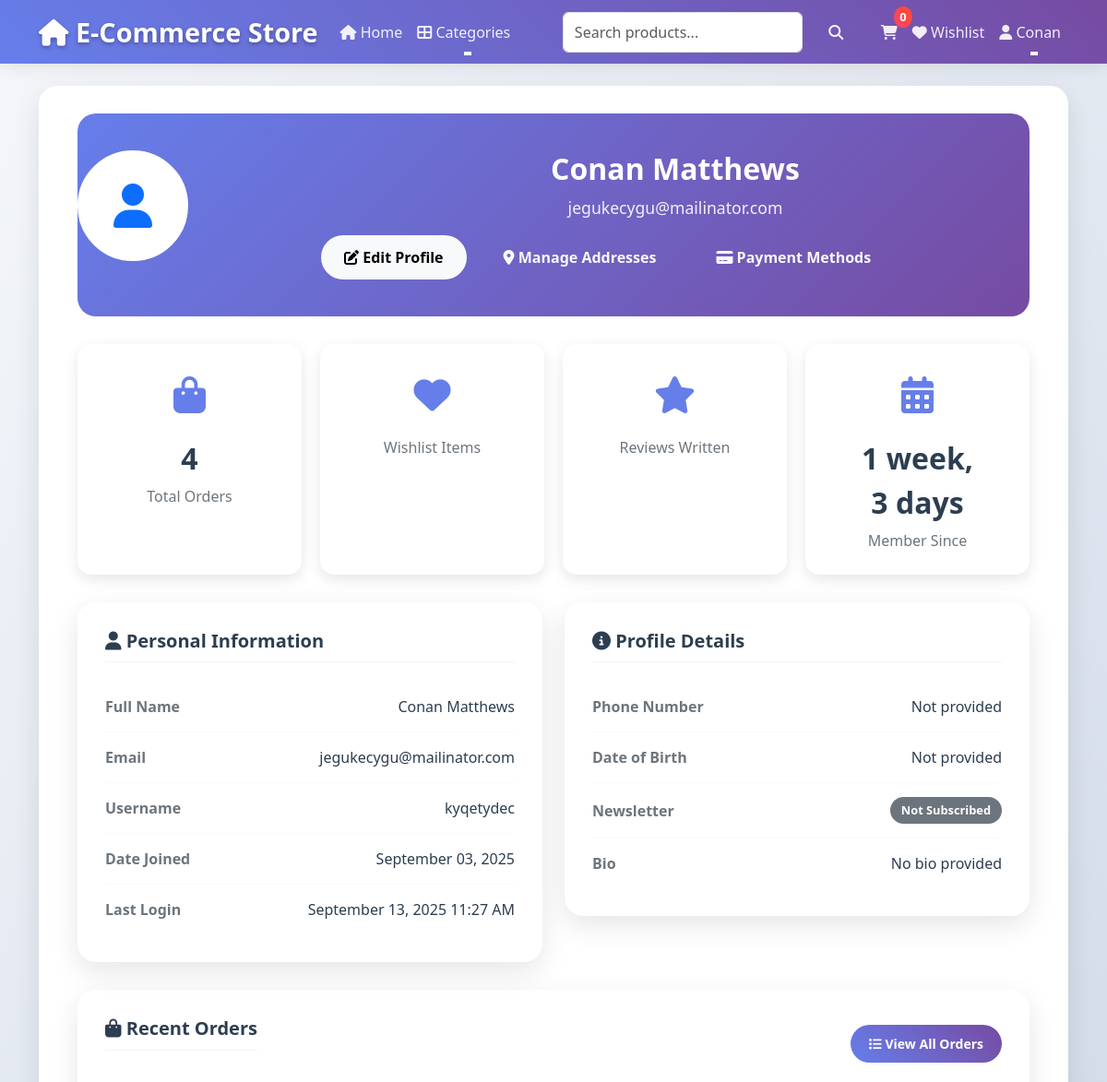
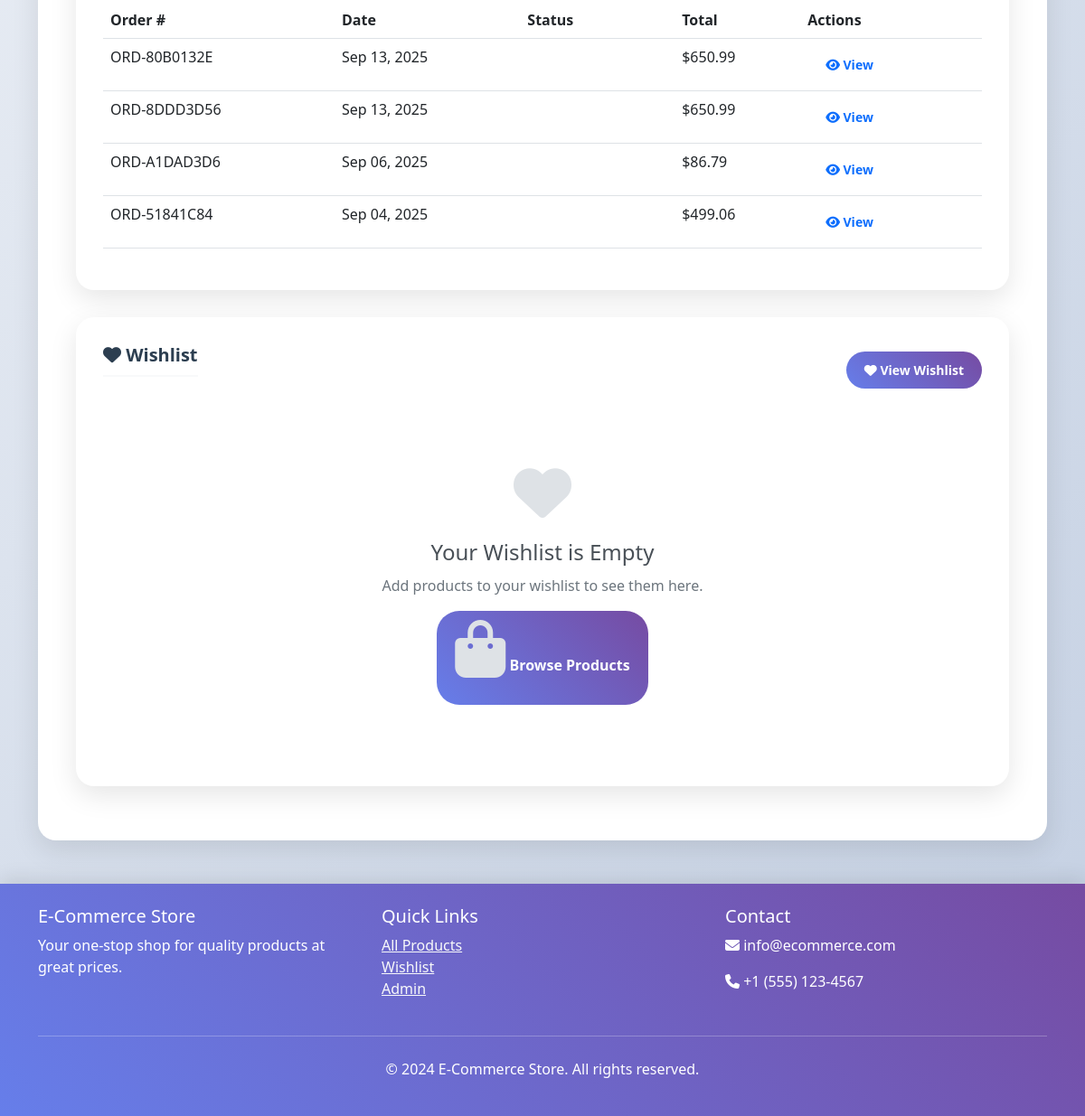
Page /profile/ (signed in) on the committed database (2 pictures, top to bottom).
### store/models.py (models this page shows, shortened)
class Order(models.Model):
    ORDER_STATUS_CHOICES = [
        ("pending", "Pending"),
        ("processing", "Processing"),
        ("shipped", "Shipped"),
        ("delivered", "Delivered"),
        ("cancelled", "Cancelled"),
        ("refunded", "Refunded"),
    ]
    PAYMENT_STATUS_CHOICES = [
        ("pending", "Pending"),
        ("paid", "Paid"),
        ("failed", "Failed"),
        ("refunded", "Refunded"),
    ]
    user = models.ForeignKey(User, on_delete=models.CASCADE, related_name="orders")
    order_number = models.CharField(max_length=20, unique=True)
    status = models.CharField(
        max_length=20, choices=ORDER_STATUS_CHOICES, default="pending"
    )
    payment_status = models.CharField(
        max_length=20, choices=PAYMENT_STATUS_CHOICES, default="pending"
    )
    subtotal = models.DecimalField(max_digits=10, decimal_places=2)
    tax_amount = models.DecimalField(max_digits=10, decimal_places=2, default=0)
    shipping_amount = models.DecimalField(max_digits=10, decimal_places=2, default=0)
    discount_amount = models.DecimalField(max_digits=10, decimal_places=2, default=0)
    total_amount = models.DecimalField(max_digits=10, decimal_places=2)
    shipping_address = models.ForeignKey(
        Address, on_delete=models.PROTECT, related_name="shipping_orders"
    )
    billing_address = models.ForeignKey(
        Address, on_delete=models.PROTECT, related_name="billing_orders"
    )
    payment_method = models.ForeignKey(
        PaymentMethod, on_delete=models.PROTECT, null=True, blank=True
    )
    payment_reference = models.CharField(max_length=100, blank=True)
    tracking_number = models.CharField(max_length=100, blank=True)
    estimated_delivery = models.DateField(null=True, blank=True)
    notes = models.TextField(blank=True)
    created_at = models.DateTimeField(auto_now_add=True)
    updated_at = models.DateTimeField(auto_now=True)
    class Meta:
        verbose_name = "Order"
        verbose_name_plural = "Orders"
        ordering = ["-created_at"]

### store/auth_views.py (the view)
# urls.py: path("profile/", auth_views.ProfileDetailView.as_view(), name="profile"),
class ProfileDetailView(LoginRequiredMixin, DetailView):
    model = UserProfile
    template_name = "store/auth/profile_detail.html"
    context_object_name = "profile"
    login_url = reverse_lazy("store:login")
    def get_object(self):
        profile, created = UserProfile.objects.get_or_create(user=self.request.user)
        return profile
    def get_context_data(self, **kwargs):
        context = super().get_context_data(**kwargs)
        context["addresses"] = self.request.user.addresses.all()
        context["payment_methods"] = self.request.user.payment_methods.filter(
            is_active=True
        )
        context["recent_orders"] = self.request.user.orders.all()[:5]
        return context

### templates/store/auth/profile_detail.html (shortened to what this page needs)
{% extends 'base.html' %}
{% load static %}
{% block content %}
<div class="container">
    <div class="profile-header">
        <div class="row align-items-center">
            <div class="col-md-3 text-center">
                {% if user.userprofile.profile_picture %}
                    <img src="{{ user.userprofile.profile_picture.url }}" alt="Profile Picture" class="profile-avatar">
                {% else %}
                    <div class="profile-avatar bg-white d-flex align-items-center justify-content-center">
                        <i class="fas fa-user fa-3x text-primary"></i>
                    </div>
                {% endif %}
            </div>
            <div class="col-md-9">
                <h1 class="profile-name">{{ user.get_full_name|default:user.username }}</h1>
                <p class="profile-email">{{ user.email }}</p>
                <div class="action-buttons mt-3">
                    <a href="{% url 'store:profile_update' %}" class="btn btn-light btn-action">
                        <i class="fas fa-edit"></i> Edit Profile
                    </a>
                    <a href="{% url 'store:address_list' %}" class="btn btn-outline-light btn-action">
                        <i class="fas fa-map-marker-alt"></i> Manage Addresses
                    </a>
                    <a href="{% url 'store:payment_method_list' %}" class="btn btn-outline-light btn-action">
                        <i class="fas fa-credit-card"></i> Payment Methods
                    </a>
                </div>
            </div>
        </div>
    </div>
    <div class="stats-grid">
        <div class="stat-item">
            <div class="stat-icon">
                <i class="fas fa-shopping-bag"></i>
            </div>
            <div class="stat-number">{{ user.orders.count }}</div>
            <div class="stat-label">Total Orders</div>
        </div>
        <div class="stat-item">
            <div class="stat-icon">
                <i class="fas fa-heart"></i>
            </div>
            <div class="stat-label">Wishlist Items</div>
        </div>
        <div class="stat-item">
            <div class="stat-icon">
                <i class="fas fa-star"></i>
            </div>
            <div class="stat-label">Reviews Written</div>
        </div>
        <div class="stat-item">
            <div class="stat-icon">
                <i class="fas fa-calendar-alt"></i>
            </div>
            <div class="stat-number">{{ user.date_joined|timesince }}</div>
            <div class="stat-label">Member Since</div>
        </div>
    </div>
    <div class="row">
        <div class="col-md-6">
            <div class="profile-card">
                <h5><i class="fas fa-user"></i> Personal Information</h5>
                <div class="info-item">
                    <span class="info-label">Full Name</span>
                    <span class="info-value">{{ user.get_full_name|default:"Not provided" }}</span>
                </div>
                <div class="info-item">
                    <span class="info-label">Email</span>
                    <span class="info-value">{{ user.email }}</span>
                </div>
                <div class="info-item">
                    <span class="info-label">Username</span>
                    <span class="info-value">{{ user.username }}</span>
                </div>
                <div class="info-item">
                    <span class="info-label">Date Joined</span>
                    <span class="info-value">{{ user.date_joined|date:"F d, Y" }}</span>
                </div>
                <div class="info-item">
                    <span class="info-label">Last Login</span>
                    <span class="info-value">{{ user.last_login|date:"F d, Y g:i A"|default:"Never" }}</span>
                </div>
            </div>
        </div>
        <div class="col-md-6">
            <div class="profile-card">
                <h5><i class="fas fa-info-circle"></i> Profile Details</h5>
                <div class="info-item">
                    <span class="info-label">Phone Number</span>
                    <span class="info-value">{{ user.userprofile.phone_number|default:"Not provided" }}</span>
                </div>
                <div class="info-item">
                    <span class="info-label">Date of Birth</span>
                    <span class="info-value">{{ user.userprofile.date_of_birth|date:"F d, Y"|default:"Not provided" }}</span>
                </div>
                <div class="info-item">
                    <span class="info-label">Newsletter</span>
                    <span class="info-value">
                        {% if user.userprofile.newsletter_subscription %}
                            <span class="badge bg-success">Subscribed</span>
                        {% else %}
                            <span class="badge bg-secondary">Not Subscribed</span>
                        {% endif %}
                    </span>
                </div>
                <div class="info-item">
                    <span class="info-label">Bio</span>
                    <span class="info-value">{{ user.userprofile.bio|default:"No bio provided" }}</span>
                </div>
            </div>
        </div>
    </div>
    <div class="profile-card">
        <div class="d-flex justify-content-between align-items-center mb-3">
            <h5><i class="fas fa-shopping-bag"></i> Recent Orders</h5>
            <a href="{% url 'store:order_list' %}" class="btn btn-primary btn-sm">
                <i class="fas fa-list"></i> View All Orders
            </a>
        </div>
        {% if user.orders.all %}
            <div class="table-responsive">
                <table class="table table-hover">
                    <thead>
                        <tr>
                            <th>Order #</th>
                            <th>Date</th>
                            <th>Status</th>
                            <th>Total</th>
                            <th>Actions</th>
                        </tr>
                    </thead>
                    <tbody>
                        {% for order in user.orders.all|slice:":5" %}
                        <tr>
                            <td>{{ order.order_number }}</td>
                            <td>{{ order.created_at|date:"M d, Y" }}</td>
                            <td>
                                <span class="badge bg-{{ order.status|lower }}">
                                </span>
                            </td>
                            <td>${{ order.total_amount }}</td>
                            <td>
                                <a href="{% url 'store:order_detail' order.pk %}" class="btn btn-sm btn-outline-primary">
                                    <i class="fas fa-eye"></i> View
                                </a>
                            </td>
                        </tr>
                        {% endfor %}
                    </tbody>
                </table>
            </div>
        {% endif %}
    </div>
    <div class="profile-card">
        <div class="d-flex justify-content-between align-items-center mb-3">
            <h5><i class="fas fa-heart"></i> Wishlist</h5>
            <a href="{% url 'store:wishlist' %}" class="btn btn-primary btn-sm">
                <i class="fas fa-heart"></i> View Wishlist
            </a>
        </div>
        {% if user.wishlist.all %}
            <div class="row">
                {% for item in user.wishlist.all|slice:":4" %}
                <div class="col-md-3 mb-3">
                    <div class="card h-100">
                        {% if item.product.main_image %}
                            <img src="{{ item.product.main_image.url }}" class="card-img-top" alt="{{ item.product.name }}" style="height: 150px; object-fit: cover;">
                        {% else %}
                            <img src="{% static 'images/no-image.svg' %}" class="card-img-top" alt="{{ item.product.name }}" style="height: 150px; object-fit: cover;">
                        {% endif %}
                        <div class="card-body">
                            <h6 class="card-title">{{ item.product.name|truncatechars:30 }}</h6>
                            <p class="card-text text-success fw-bold">${{ item.product.price }}</p>
                            <a href="{{ item.product.get_absolute_url }}" class="btn btn-sm btn-primary">
                                <i class="fas fa-eye"></i> View
                            </a>
                        </div>
                    </div>
                </div>
                {% endfor %}
            </div>
        {% else %}
            <div class="empty-state">
                <i class="fas fa-heart"></i>
                <h4>Your Wishlist is Empty</h4>
                <p>Add products to your wishlist to see them here.</p>
                <a href="{% url 'store:product_list' %}" class="btn btn-primary">
                    <i class="fas fa-shopping-bag"></i> Browse Products
                </a>
            </div>
        {% endif %}
    </div>
</div>
{% endblock %}

### templates/base.html (shortened to what this page needs)
<!DOCTYPE html>
<html lang="en">
<head>
    <link href="https://cdn.jsdelivr.net/npm/bootstrap@5.3.0/dist/css/bootstrap.min.css" rel="stylesheet">
    <link href="https://cdnjs.cloudflare.com/ajax/libs/font-awesome/6.4.0/css/all.min.css" rel="stylesheet">
</head>
<body>
    <nav class="navbar navbar-expand-lg navbar-dark bg-dark">
        <div class="container">
            <a class="navbar-brand" href="{% url 'store:home' %}">
                <i class="fas fa-home"></i> E-Commerce Store
            </a>
            <div class="collapse navbar-collapse" id="navbarNav">
                <ul class="navbar-nav me-auto">
                    <li class="nav-item">
                        <a class="nav-link" href="{% url 'store:product_list' %}">
                            <i class="fas fa-home"></i> Home
                        </a>
                    </li>
                    <li class="nav-item dropdown">
                        <a class="nav-link dropdown-toggle" href="#" role="button" data-bs-toggle="dropdown">
                            <i class="fas fa-th-large"></i> Categories
                        </a>
                    </li>
                </ul>
                <form class="d-flex search-form me-3" method="get" action="{% url 'store:search' %}">
                    <input class="form-control me-2" type="search" name="search" placeholder="Search products..."
                           value="{{ request.GET.search }}" aria-label="Search">
                    <button class="btn btn-outline-light" type="submit">
                        <i class="fas fa-search"></i>
                    </button>
                </form>
                <ul class="navbar-nav">
                    <li class="nav-item">
                        <a class="nav-link" href="{% url 'store:cart_list' %}" id="cart-link">
                            <i class="fas fa-shopping-cart"></i>
                            <span class="cart-count">0</span>
                        </a>
                    </li>
                    {% if user.is_authenticated %}
                        <li class="nav-item">
                            <a class="nav-link" href="{% url 'store:wishlist' %}">
                                <i class="fas fa-heart"></i> Wishlist
                            </a>
                        </li>
                        <li class="nav-item dropdown">
                            <a class="nav-link dropdown-toggle" href="#" role="button" data-bs-toggle="dropdown">
                                <i class="fas fa-user"></i> {{ user.first_name|default:user.username }}
                            </a>
                        </li>
                    {% endif %}
                </ul>
            </div>
        </div>
    </nav>
    <main class="container mt-4">
        <div class="main-content">
            {% block content %}{% endblock %}
        </div>
    </main>
    <footer class="footer mt-5 py-4">
        <div class="container">
            <div class="row">
                <div class="col-md-4">
                    <h5>E-Commerce Store</h5>
                    <p>Your one-stop shop for quality products at great prices.</p>
                </div>
                <div class="col-md-4">
                    <h5>Quick Links</h5>
                    <ul class="list-unstyled">
                        <li><a href="{% url 'store:product_list' %}" class="text-light">All Products</a></li>
                        <li><a href="{% url 'store:wishlist' %}" class="text-light">Wishlist</a></li>
                        <li><a href="{% url 'admin:index' %}" class="text-light">Admin</a></li>
                    </ul>
                </div>
                <div class="col-md-4">
                    <h5>Contact</h5>
                    <p><i class="fas fa-envelope"></i> info@ecommerce.com</p>
                    <p><i class="fas fa-phone"></i> +1 (555) 123-4567</p>
                </div>
            </div>
            <hr class="my-4">
            <div class="text-center">
                <p>&copy; 2024 E-Commerce Store. All rights reserved.</p>
            </div>
        </div>
    </footer>
</body>
</html>

### rows in the picture
Order: order_number "ORD-80B0132E", created_at "Sep 13, 2025", total_amount "650.99"
Order: order_number "ORD-8DDD3D56", created_at "Sep 13, 2025", total_amount "650.99"
Order: order_number "ORD-A1DAD3D6", created_at "Sep 06, 2025", total_amount "86.79"
Order: order_number "ORD-51841C84", created_at "Sep 04, 2025", total_amount "499.06"

### other values in the picture
{{ user.first_name|default:user.username }} "Conan"
{{ user.get_full_name|default:user.username }} "Conan Matthews"
{{ user.email }} "jegukecygu@mailinator.com"
{{ user.orders.count }} "4"
{{ user.date_joined|timesince }} "1 week, 3 days"
{{ user.get_full_name|default:"Not provided" }} "Conan Matthews"
{{ user.username }} "kyqetydec"
{{ user.date_joined|date:"F d, Y" }} "September 03, 2025"
{{ user.last_login|date:"F d, Y g:i A"|default:"Never" }} "September 13, 2025 11:27 AM"
{{ user.userprofile.phone_number|default:"Not provided" }} "Not provided"
{{ user.userprofile.date_of_birth|date:"F d, Y"|default:"Not provided" }} "Not provided"
{{ user.userprofile.bio|default:"No bio provided" }} "No bio provided"
